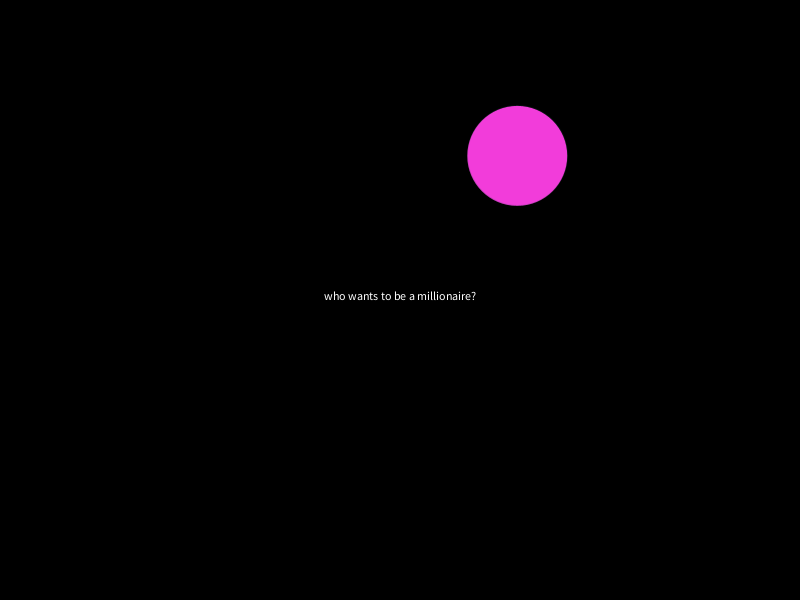
Frame 1 (no input)
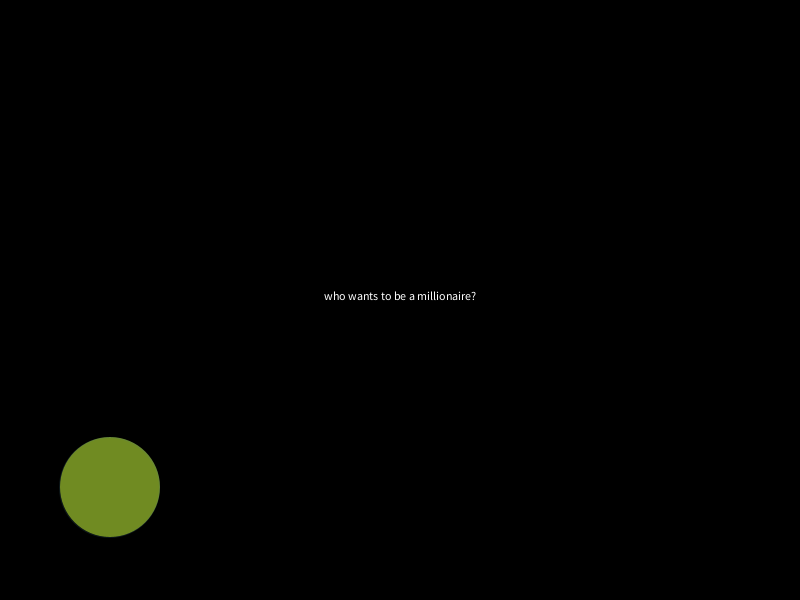
Frame 60 (the mouse pressed at the canvas centre just before this capture)
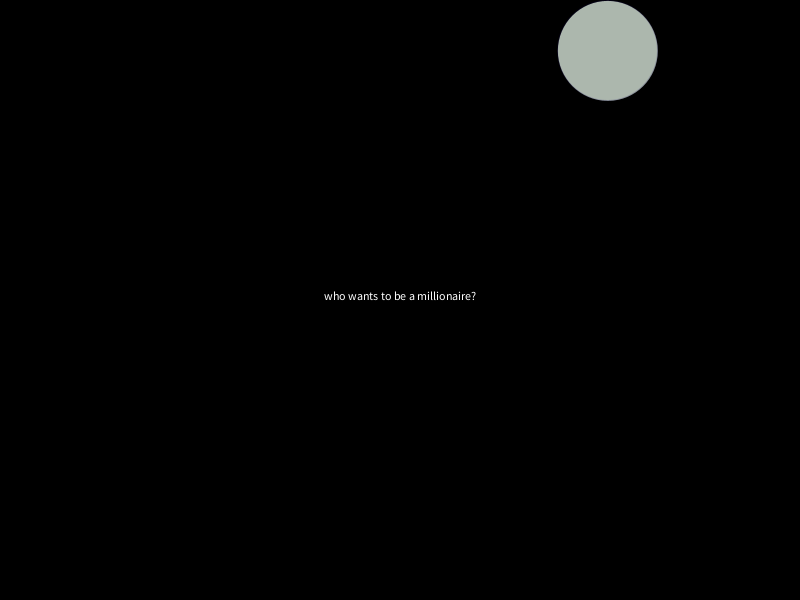
Frame 120 (the mouse held since frame 60 and released just before this capture)

The Processing sketch that drew these frames (run headless with seeded random() and noise(); from frame 60 on, the mouse is pressed at the canvas centre):

// Processing sketch: processing_174386
// ── processing_174386.pde

int gameState = 0; 
int present = 0;

int START = 0;
int QUESTION = 1;
int WRONG = 2;
int CORRECT = 3;
int WIN = 4;


Question[] questions = new Question [5];


void setup() {
  size(800, 600);
  background(0);
  String[] answers0 = {
    "(A) a dog", "(B) an eagle", "(C) a platypus", "(D) a roadrunner"
  };
  questions [0] = new Question("What is the Crossroad schoool mascot?", 'D', answers0);
  String[] answers1 = {
    "(A) 1976", "(B) 1776", "(C) 1767", "(D)7617"
  };
  questions [1] = new Question("When did the US declare independence?",'B',answers1);
}

void draw() {
  background(0);
  textAlign(CENTER);
  fill(255);
  if (gameState == START) {
    splashScreen();
  } else if (gameState == QUESTION) {
    questions[present].display();
  } else if (gameState == WRONG) {
    wrong();
  } else if (gameState == CORRECT) {
    correct();
  } else if (gameState == WIN) {
    win();
  }
  
}
void keyPressed() {
 if(gameState == START) {
   gameState = 1;
 } else if(gameState == QUESTION) {
   if(questions[present].correct(key)){
     present ++;
     if(present > questions.length-1) {
       gameState = WIN;
     } else {
       gameState = CORRECT;
     }
   } else {
     gameState = WRONG;
   }
 } else if (gameState == CORRECT) {
   gameState = QUESTION;
 } else if(gameState == WRONG || gameState == WIN) {
   present = 0;
   gameState = START;
  } 
}

void splashScreen() {
  float x = random(width);
  float y = random(height);
  frameRate(10);
  background(0);
  text("who wants to be a millionaire?", width/2, height/2);
  fill(random(255), random(255), random(255));
  stroke(random(150), random(150), random(150), 50);
  ellipse(x, y, 100, 100);
}

void correct() {
  text("correct", width/2, height/2);
}

void wrong() {
  text("you are a failure and a disappointment", width/2, height/2);
}

void win() {
 text("you won. you live another day.", width/2, height/2);
}

class Question{
  
  String question;
  int correctAnswer;
  String[] answers;
  
  Question(String nquestion, int ncorrectAnswer, String[] nanswers) {
    question = nquestion;
    correctAnswer = ncorrectAnswer;
    answers = nanswers;
  }
  
  void display(){
  rectMode(CENTER);
  textAlign(CENTER);
  fill(255);
    rect(400,100,width-100,110);
    rect(200,275,270,90);
    rect(600,275,270,90);
    rect(200,450,270,90);
    rect(600,450,270,90);
    
    fill(0);
     text(question,400,100);
     text(answers[0], 200,275);
     text(answers[1],600,275);
     text(answers[2],200,450);
     text(answers[3],600,450);
     
     
  }
  boolean correct(char answer) {
    if (answer == correctAnswer) return true;
    else return false;
  }
}
